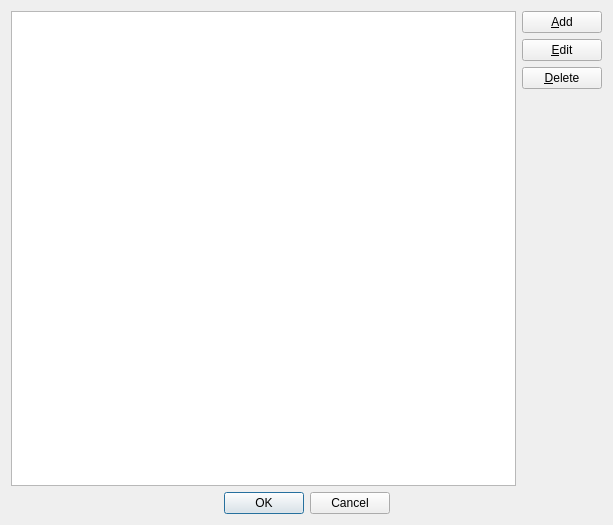
<?xml version="1.0" encoding="UTF-8"?>
<ui version="4.0">
 <class>ArgumentEditor</class>
 <widget class="QDialog" name="ArgumentEditor">
  <property name="geometry">
   <rect>
    <x>0</x>
    <y>0</y>
    <width>613</width>
    <height>525</height>
   </rect>
  </property>
  <property name="windowTitle">
   <string>Argument Editor</string>
  </property>
  <layout class="QGridLayout" name="gridLayout">
   <item row="2" column="1">
    <widget class="QPushButton" name="deleteButton">
     <property name="text">
      <string>&amp;Delete</string>
     </property>
    </widget>
   </item>
   <item row="3" column="1">
    <spacer name="verticalSpacer">
     <property name="orientation">
      <enum>Qt::Vertical</enum>
     </property>
     <property name="sizeHint" stdset="0">
      <size>
       <width>20</width>
       <height>40</height>
      </size>
     </property>
    </spacer>
   </item>
   <item row="4" column="0" colspan="2">
    <widget class="QDialogButtonBox" name="buttonBox">
     <property name="standardButtons">
      <set>QDialogButtonBox::Cancel|QDialogButtonBox::Ok</set>
     </property>
     <property name="centerButtons">
      <bool>true</bool>
     </property>
    </widget>
   </item>
   <item row="0" column="0" rowspan="4">
    <widget class="QListView" name="argumentEditor"/>
   </item>
   <item row="0" column="1">
    <widget class="QPushButton" name="addButton">
     <property name="text">
      <string>&amp;Add</string>
     </property>
    </widget>
   </item>
   <item row="1" column="1">
    <widget class="QPushButton" name="editButton">
     <property name="text">
      <string>&amp;Edit</string>
     </property>
    </widget>
   </item>
  </layout>
 </widget>
 <resources/>
 <connections/>
</ui>
